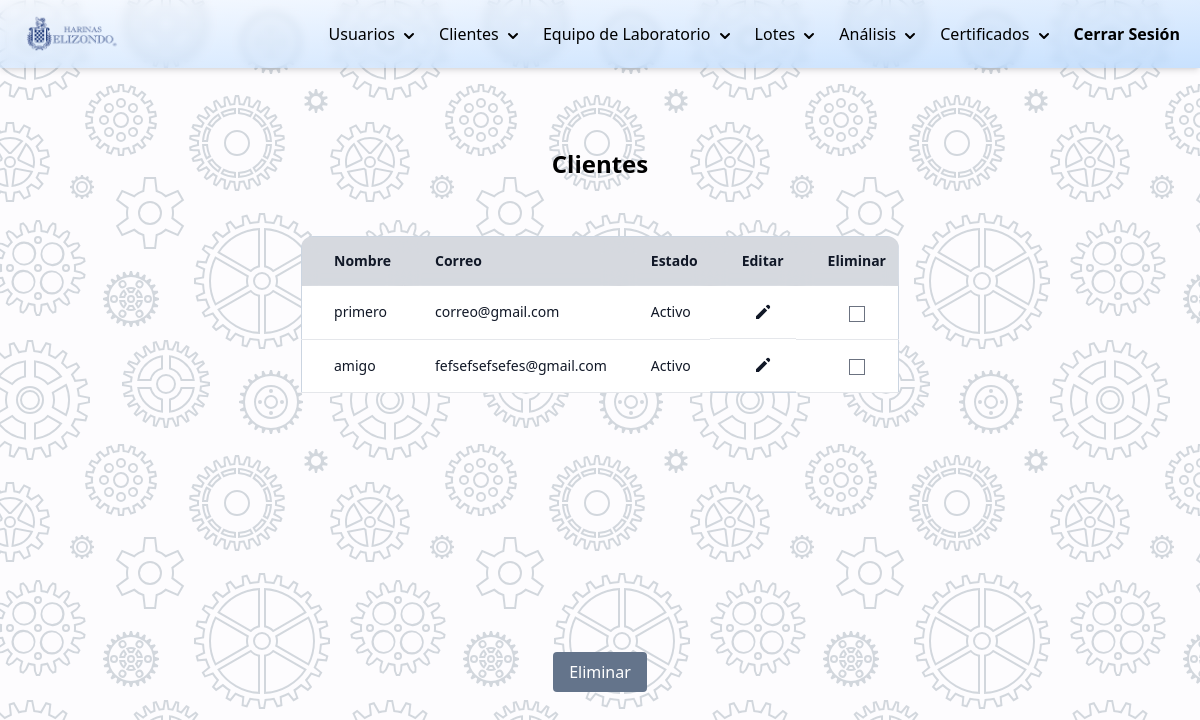
/php/modificar-clientes.php (signed in), run on an earlier commit of the app's database.
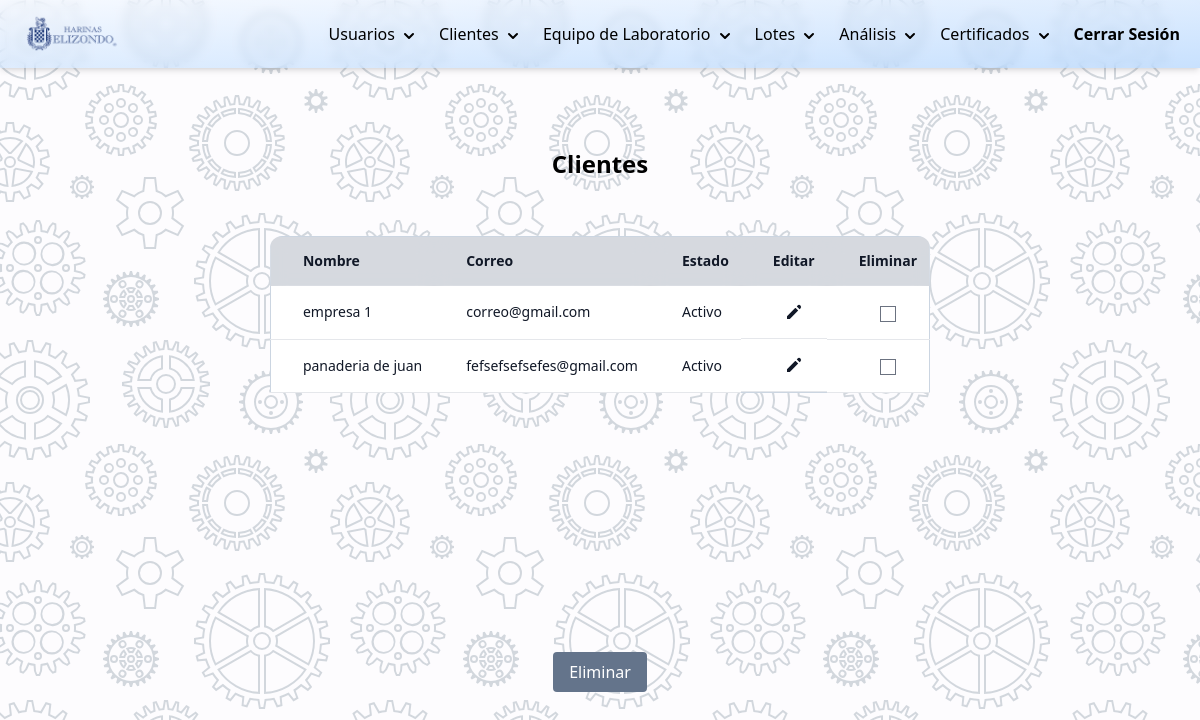
And on a later commit of the database.
### tables this page shows
CREATE TABLE `clientes` (
  `id_cliente` int(11) NOT NULL,
  `id_valores` int(11) DEFAULT NULL,
  `correo` varchar(100) DEFAULT NULL,
  `domicilio` varchar(255) DEFAULT NULL,
  `nombre` varchar(100) DEFAULT NULL,
  `rfc` varchar(100) DEFAULT NULL,
  `estado` int(11) DEFAULT 3,
  `nombre_contacto` varchar(100) DEFAULT NULL,
  `puesto_de_contacto` varchar(100) DEFAULT NULL
);

### DB/controlarDB.php (called while the page is built, shortened)
<?php
function hacerConsulta(string $query){
    $con = mysqli_connect(HOST, USER, PASSWORD, DB);
    if (mysqli_connect_errno()) {
        return "Failed to connect to MySQL: " . mysqli_connect_error();
    }else{
        $result = mysqli_query($con, $query);
        $arreglo_de_resultados=[];
        while ($row = mysqli_fetch_array($result)):
            array_push($arreglo_de_resultados,$row);
        endwhile;
        return $arreglo_de_resultados;
    }
}

### php/modificar-clientes.php (the view, shortened to what the changed rows need)
<?php
    require_once("../DB/controlarDB.php");
    function estadoALetra($estado){
        switch ($estado){
            case "3":
                $estado="Activo";
                break;
        }
        return $estado;
    }
    $query_lista_clientes="SELECT id_cliente,nombre,correo,estado FROM clientes";
    $arreglo_clientes=hacerConsulta($query_lista_clientes);
?>
<!DOCTYPE html>
<html lang="es">
<head>
    <link rel="stylesheet" href="../css/styles.css">
    <script src="https://cdn.tailwindcss.com"></script>
    <script src="https://cdn.tailwindcss.com?plugins=forms,typography,aspect-ratio,line-clamp"></script>
</head>
<body class="background">
    <div class="container mx-auto flex justify-center items-center content-center">
        <div class="flex flex-col p-10 mt-10">
            <h1 class="text-2xl text-center mb-4 font-bold">Clientes</h1>
            <form  method="post" action="<?= htmlspecialchars($_SERVER["PHP_SELF"]);?>" class="mt-0">
                <div class="mt-10 overflow-y-auto h-96 rounded-xl">
                    <table class="table-auto rounded-xl border border-slate-300">
                        <thead class="rounded-lg">
                            <tr class="bg-gray-200">
                                <th class="sticky top-0 z-10 border-b border-gray-300 bg-gray-300 bg-opacity-75 py-3.5 pl-4 pr-3 text-left text-sm font-semibold text-gray-900 backdrop-blur backdrop-filter sm:pl-6 lg:pl-8">Nombre</th>
                                <th class="sticky top-0 z-10 border-b border-gray-300 bg-gray-300 bg-opacity-75 py-3.5 pl-4 pr-3 text-left text-sm font-semibold text-gray-900 backdrop-blur backdrop-filter sm:pl-6 lg:pl-8">Correo</th>
                                <th class="sticky top-0 z-10 border-b border-gray-300 bg-gray-300 bg-opacity-75 py-3.5 pl-4 pr-3 text-left text-sm font-semibold text-gray-900 backdrop-blur backdrop-filter sm:pl-6 lg:pl-8">Estado</th>
                                <th class="sticky top-0 z-10 border-b border-gray-300 bg-gray-300 bg-opacity-75 py-3.5 pl-4 pr-3 text-left text-sm font-semibold text-gray-900 backdrop-blur backdrop-filter sm:pl-6 lg:pl-8">Editar</th>
                                <th class="sticky top-0 z-10 border-b border-gray-300 bg-gray-300 bg-opacity-75 py-3.5 pl-4 pr-3 text-left text-sm font-semibold text-gray-900 backdrop-blur backdrop-filter sm:pl-6 lg:pl-8">Eliminar</th>
                            </tr>
                        </thead>
                        <tbody class="bg-white rounded-lg">
                            <?php foreach ($arreglo_clientes as $cliente): ?>
                            <tr>
                                <td class="whitespace-nowrap border-b border-gray-200 py-4 pl-4 pr-3 text-sm font-medium text-gray-900 sm:pl-6 lg:pl-8"><?= $cliente['nombre'] ?></td>
                                <td class="whitespace-nowrap border-b border-gray-200 py-4 pl-4 pr-3 text-sm font-medium text-gray-900 sm:pl-6 lg:pl-8"><?= $cliente['correo'] ?></td>
                                <td class="whitespace-nowrap border-b border-gray-200 py-4 pl-4 pr-3 text-sm font-medium text-gray-900 sm:pl-6 lg:pl-8"><?= estadoALetra($cliente['estado']) ?></td>
                                <td class="whitespace-nowrap border-b border-gray-200 py-4 pl-4 pr-3 text-sm font-medium text-gray-900 sm:pl-6 lg:pl-8 flex justify-center">
                                    <a href="./editar-cliente.php?i=<?= $cliente['id_cliente'] ?>">
                                        <svg xmlns="http://www.w3.org/2000/svg" class="h-5 w-5" viewBox="0 0 20 20" fill="currentColor">
                                            <path d="M13.586 3.586a2 2 0 112.828 2.828l-.793.793-2.828-2.828.793-.793zM11.379 5.793L3 14.172V17h2.828l8.38-8.379-2.83-2.828z" />
                                        </svg>
                                    </a>
                                </td>
                                <td class="whitespace-nowrap border-b border-gray-200 py-4 pl-4 pr-3 text-sm font-medium text-gray-900 sm:pl-6 lg:pl-8 text-center">
                                    <input type="checkbox" name="eliminar[]" value="<?= $cliente['id_cliente'] ?>">
                                </td>
                            </tr>
                            <?php endforeach ?>
                        </tbody>
                    </table>
                </div>
            </form>
        </div>
    </div>
</body>
</html>

What changed in the data, as far as the page shows it:
changed clientes "correo@gmail.com": nombre "primero" → "empresa 1"
changed clientes "fefsefsefsefes@gmail.com": nombre "amigo" → "panaderia de juan"
